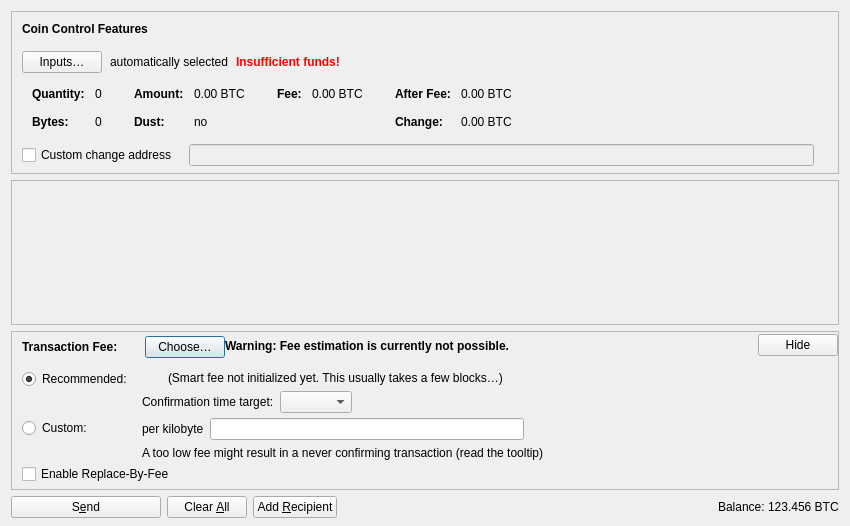
<?xml version="1.0" encoding="UTF-8"?>
<ui version="4.0">
 <class>SendCoinsDialog</class>
 <widget class="QDialog" name="SendCoinsDialog">
  <property name="geometry">
   <rect>
    <x>0</x>
    <y>0</y>
    <width>850</width>
    <height>526</height>
   </rect>
  </property>
  <property name="windowTitle">
   <string>Send Coins</string>
  </property>
  <layout class="QVBoxLayout" name="verticalLayout" stretch="0,1,0,0">
   <property name="bottomMargin">
    <number>8</number>
   </property>
   <item>
    <widget class="QFrame" name="frameCoinControl">
     <property name="sizePolicy">
      <sizepolicy hsizetype="Expanding" vsizetype="Expanding">
       <horstretch>0</horstretch>
       <verstretch>0</verstretch>
      </sizepolicy>
     </property>
     <property name="maximumSize">
      <size>
       <width>16777215</width>
       <height>16777215</height>
      </size>
     </property>
     <property name="frameShape">
      <enum>QFrame::StyledPanel</enum>
     </property>
     <property name="frameShadow">
      <enum>QFrame::Sunken</enum>
     </property>
     <layout class="QVBoxLayout" name="verticalLayoutCoinControl2">
      <property name="spacing">
       <number>0</number>
      </property>
      <property name="leftMargin">
       <number>0</number>
      </property>
      <property name="topMargin">
       <number>0</number>
      </property>
      <property name="rightMargin">
       <number>0</number>
      </property>
      <property name="bottomMargin">
       <number>6</number>
      </property>
      <item>
       <layout class="QVBoxLayout" name="verticalLayoutCoinControl" stretch="0,0,0,0,1">
        <property name="spacing">
         <number>0</number>
        </property>
        <property name="leftMargin">
         <number>10</number>
        </property>
        <property name="topMargin">
         <number>10</number>
        </property>
        <item>
         <layout class="QHBoxLayout" name="horizontalLayoutCoinControl1">
          <property name="bottomMargin">
           <number>15</number>
          </property>
          <item>
           <widget class="QLabel" name="labelCoinControlFeatures">
            <property name="sizePolicy">
             <sizepolicy hsizetype="Preferred" vsizetype="Maximum">
              <horstretch>0</horstretch>
              <verstretch>0</verstretch>
             </sizepolicy>
            </property>
            <property name="font">
             <font>
              <weight>75</weight>
              <bold>true</bold>
             </font>
            </property>
            <property name="styleSheet">
             <string notr="true">font-weight:bold;</string>
            </property>
            <property name="text">
             <string>Coin Control Features</string>
            </property>
           </widget>
          </item>
         </layout>
        </item>
        <item>
         <layout class="QHBoxLayout" name="horizontalLayoutCoinControl2" stretch="0,0,0,0">
          <property name="spacing">
           <number>8</number>
          </property>
          <property name="bottomMargin">
           <number>10</number>
          </property>
          <item>
           <widget class="QPushButton" name="pushButtonCoinControl">
            <property name="styleSheet">
             <string notr="true"/>
            </property>
            <property name="text">
             <string>Inputs…</string>
            </property>
            <property name="autoDefault">
             <bool>false</bool>
            </property>
           </widget>
          </item>
          <item>
           <widget class="QLabel" name="labelCoinControlAutomaticallySelected">
            <property name="text">
             <string>automatically selected</string>
            </property>
            <property name="margin">
             <number>5</number>
            </property>
           </widget>
          </item>
          <item>
           <widget class="QLabel" name="labelCoinControlInsuffFunds">
            <property name="font">
             <font>
              <weight>75</weight>
              <bold>true</bold>
             </font>
            </property>
            <property name="styleSheet">
             <string notr="true">color:red;font-weight:bold;</string>
            </property>
            <property name="text">
             <string>Insufficient funds!</string>
            </property>
            <property name="margin">
             <number>5</number>
            </property>
           </widget>
          </item>
          <item>
           <spacer name="horizontalSpacerCoinControl">
            <property name="orientation">
             <enum>Qt::Horizontal</enum>
            </property>
            <property name="sizeHint" stdset="0">
             <size>
              <width>40</width>
              <height>1</height>
             </size>
            </property>
           </spacer>
          </item>
         </layout>
        </item>
        <item>
         <widget class="QWidget" name="widgetCoinControl" native="true">
          <property name="sizePolicy">
           <sizepolicy hsizetype="Preferred" vsizetype="Preferred">
            <horstretch>0</horstretch>
            <verstretch>0</verstretch>
           </sizepolicy>
          </property>
          <property name="minimumSize">
           <size>
            <width>0</width>
            <height>0</height>
           </size>
          </property>
          <property name="styleSheet">
           <string notr="true"/>
          </property>
          <layout class="QHBoxLayout" name="horizontalLayoutCoinControl5">
           <property name="leftMargin">
            <number>0</number>
           </property>
           <property name="topMargin">
            <number>0</number>
           </property>
           <property name="rightMargin">
            <number>0</number>
           </property>
           <property name="bottomMargin">
            <number>0</number>
           </property>
           <item>
            <layout class="QHBoxLayout" name="horizontalLayoutCoinControl3" stretch="0,0,0,1">
             <property name="spacing">
              <number>20</number>
             </property>
             <property name="topMargin">
              <number>0</number>
             </property>
             <property name="bottomMargin">
              <number>10</number>
             </property>
             <item>
              <layout class="QFormLayout" name="formLayoutCoinControl1">
               <property name="horizontalSpacing">
                <number>10</number>
               </property>
               <property name="verticalSpacing">
                <number>14</number>
               </property>
               <property name="leftMargin">
                <number>10</number>
               </property>
               <property name="topMargin">
                <number>4</number>
               </property>
               <property name="rightMargin">
                <number>6</number>
               </property>
               <item row="0" column="0">
                <widget class="QLabel" name="labelCoinControlQuantityText">
                 <property name="font">
                  <font>
                   <weight>75</weight>
                   <bold>true</bold>
                  </font>
                 </property>
                 <property name="text">
                  <string>Quantity:</string>
                 </property>
                 <property name="margin">
                  <number>0</number>
                 </property>
                </widget>
               </item>
               <item row="0" column="1">
                <widget class="QLabel" name="labelCoinControlQuantity">
                 <property name="cursor">
                  <cursorShape>IBeamCursor</cursorShape>
                 </property>
                 <property name="contextMenuPolicy">
                  <enum>Qt::ActionsContextMenu</enum>
                 </property>
                 <property name="text">
                  <string notr="true">0</string>
                 </property>
                 <property name="margin">
                  <number>0</number>
                 </property>
                 <property name="textInteractionFlags">
                  <set>Qt::LinksAccessibleByMouse|Qt::TextSelectableByKeyboard|Qt::TextSelectableByMouse</set>
                 </property>
                </widget>
               </item>
               <item row="1" column="0">
                <widget class="QLabel" name="labelCoinControlBytesText">
                 <property name="font">
                  <font>
                   <weight>75</weight>
                   <bold>true</bold>
                  </font>
                 </property>
                 <property name="text">
                  <string>Bytes:</string>
                 </property>
                </widget>
               </item>
               <item row="1" column="1">
                <widget class="QLabel" name="labelCoinControlBytes">
                 <property name="cursor">
                  <cursorShape>IBeamCursor</cursorShape>
                 </property>
                 <property name="contextMenuPolicy">
                  <enum>Qt::ActionsContextMenu</enum>
                 </property>
                 <property name="text">
                  <string notr="true">0</string>
                 </property>
                 <property name="textInteractionFlags">
                  <set>Qt::LinksAccessibleByMouse|Qt::TextSelectableByKeyboard|Qt::TextSelectableByMouse</set>
                 </property>
                </widget>
               </item>
              </layout>
             </item>
             <item>
              <layout class="QFormLayout" name="formLayoutCoinControl2">
               <property name="horizontalSpacing">
                <number>10</number>
               </property>
               <property name="verticalSpacing">
                <number>14</number>
               </property>
               <property name="leftMargin">
                <number>6</number>
               </property>
               <property name="topMargin">
                <number>4</number>
               </property>
               <property name="rightMargin">
                <number>6</number>
               </property>
               <item row="0" column="0">
                <widget class="QLabel" name="labelCoinControlAmountText">
                 <property name="font">
                  <font>
                   <weight>75</weight>
                   <bold>true</bold>
                  </font>
                 </property>
                 <property name="text">
                  <string>Amount:</string>
                 </property>
                 <property name="margin">
                  <number>0</number>
                 </property>
                </widget>
               </item>
               <item row="0" column="1">
                <widget class="QLabel" name="labelCoinControlAmount">
                 <property name="cursor">
                  <cursorShape>IBeamCursor</cursorShape>
                 </property>
                 <property name="contextMenuPolicy">
                  <enum>Qt::ActionsContextMenu</enum>
                 </property>
                 <property name="text">
                  <string notr="true">0.00 BTC</string>
                 </property>
                 <property name="textInteractionFlags">
                  <set>Qt::LinksAccessibleByMouse|Qt::TextSelectableByKeyboard|Qt::TextSelectableByMouse</set>
                 </property>
                </widget>
               </item>
               <item row="1" column="0">
                <widget class="QLabel" name="labelCoinControlLowOutputText">
                 <property name="font">
                  <font>
                   <weight>75</weight>
                   <bold>true</bold>
                  </font>
                 </property>
                 <property name="text">
                  <string>Dust:</string>
                 </property>
                </widget>
               </item>
               <item row="1" column="1">
                <widget class="QLabel" name="labelCoinControlLowOutput">
                 <property name="cursor">
                  <cursorShape>IBeamCursor</cursorShape>
                 </property>
                 <property name="contextMenuPolicy">
                  <enum>Qt::ActionsContextMenu</enum>
                 </property>
                 <property name="text">
                  <string notr="true">no</string>
                 </property>
                 <property name="textInteractionFlags">
                  <set>Qt::LinksAccessibleByMouse|Qt::TextSelectableByKeyboard|Qt::TextSelectableByMouse</set>
                 </property>
                </widget>
               </item>
              </layout>
             </item>
             <item>
              <layout class="QFormLayout" name="formLayoutCoinControl3">
               <property name="horizontalSpacing">
                <number>10</number>
               </property>
               <property name="verticalSpacing">
                <number>14</number>
               </property>
               <property name="leftMargin">
                <number>6</number>
               </property>
               <property name="topMargin">
                <number>4</number>
               </property>
               <property name="rightMargin">
                <number>6</number>
               </property>
               <item row="0" column="0">
                <widget class="QLabel" name="labelCoinControlFeeText">
                 <property name="font">
                  <font>
                   <weight>75</weight>
                   <bold>true</bold>
                  </font>
                 </property>
                 <property name="text">
                  <string>Fee:</string>
                 </property>
                 <property name="margin">
                  <number>0</number>
                 </property>
                </widget>
               </item>
               <item row="0" column="1">
                <widget class="QLabel" name="labelCoinControlFee">
                 <property name="cursor">
                  <cursorShape>IBeamCursor</cursorShape>
                 </property>
                 <property name="contextMenuPolicy">
                  <enum>Qt::ActionsContextMenu</enum>
                 </property>
                 <property name="text">
                  <string notr="true">0.00 BTC</string>
                 </property>
                 <property name="textInteractionFlags">
                  <set>Qt::LinksAccessibleByMouse|Qt::TextSelectableByKeyboard|Qt::TextSelectableByMouse</set>
                 </property>
                </widget>
               </item>
              </layout>
             </item>
             <item>
              <layout class="QFormLayout" name="formLayoutCoinControl4">
               <property name="horizontalSpacing">
                <number>10</number>
               </property>
               <property name="verticalSpacing">
                <number>14</number>
               </property>
               <property name="leftMargin">
                <number>6</number>
               </property>
               <property name="topMargin">
                <number>4</number>
               </property>
               <property name="rightMargin">
                <number>6</number>
               </property>
               <item row="0" column="0">
                <widget class="QLabel" name="labelCoinControlAfterFeeText">
                 <property name="font">
                  <font>
                   <weight>75</weight>
                   <bold>true</bold>
                  </font>
                 </property>
                 <property name="text">
                  <string>After Fee:</string>
                 </property>
                 <property name="margin">
                  <number>0</number>
                 </property>
                </widget>
               </item>
               <item row="0" column="1">
                <widget class="QLabel" name="labelCoinControlAfterFee">
                 <property name="cursor">
                  <cursorShape>IBeamCursor</cursorShape>
                 </property>
                 <property name="contextMenuPolicy">
                  <enum>Qt::ActionsContextMenu</enum>
                 </property>
                 <property name="text">
                  <string notr="true">0.00 BTC</string>
                 </property>
                 <property name="textInteractionFlags">
                  <set>Qt::LinksAccessibleByMouse|Qt::TextSelectableByKeyboard|Qt::TextSelectableByMouse</set>
                 </property>
                </widget>
               </item>
               <item row="1" column="0">
                <widget class="QLabel" name="labelCoinControlChangeText">
                 <property name="font">
                  <font>
                   <weight>75</weight>
                   <bold>true</bold>
                  </font>
                 </property>
                 <property name="text">
                  <string>Change:</string>
                 </property>
                </widget>
               </item>
               <item row="1" column="1">
                <widget class="QLabel" name="labelCoinControlChange">
                 <property name="cursor">
                  <cursorShape>IBeamCursor</cursorShape>
                 </property>
                 <property name="contextMenuPolicy">
                  <enum>Qt::ActionsContextMenu</enum>
                 </property>
                 <property name="text">
                  <string notr="true">0.00 BTC</string>
                 </property>
                 <property name="textInteractionFlags">
                  <set>Qt::LinksAccessibleByMouse|Qt::TextSelectableByKeyboard|Qt::TextSelectableByMouse</set>
                 </property>
                </widget>
               </item>
              </layout>
             </item>
            </layout>
           </item>
          </layout>
         </widget>
        </item>
        <item>
         <layout class="QHBoxLayout" name="horizontalLayoutCoinControl4" stretch="0,0,0">
          <property name="spacing">
           <number>12</number>
          </property>
          <property name="sizeConstraint">
           <enum>QLayout::SetDefaultConstraint</enum>
          </property>
          <property name="topMargin">
           <number>5</number>
          </property>
          <property name="rightMargin">
           <number>5</number>
          </property>
          <item>
           <widget class="QCheckBox" name="checkBoxCoinControlChange">
            <property name="toolTip">
             <string>If this is activated, but the change address is empty or invalid, change will be sent to a newly generated address.</string>
            </property>
            <property name="text">
             <string>Custom change address</string>
            </property>
           </widget>
          </item>
          <item>
           <widget class="QValidatedLineEdit" name="lineEditCoinControlChange">
            <property name="enabled">
             <bool>false</bool>
            </property>
            <property name="sizePolicy">
             <sizepolicy hsizetype="Expanding" vsizetype="Fixed">
              <horstretch>0</horstretch>
              <verstretch>0</verstretch>
             </sizepolicy>
            </property>
           </widget>
          </item>
          <item>
           <widget class="QLabel" name="labelCoinControlChangeLabel">
            <property name="sizePolicy">
             <sizepolicy hsizetype="Preferred" vsizetype="Expanding">
              <horstretch>0</horstretch>
              <verstretch>0</verstretch>
             </sizepolicy>
            </property>
            <property name="minimumSize">
             <size>
              <width>0</width>
              <height>0</height>
             </size>
            </property>
            <property name="text">
             <string/>
            </property>
            <property name="margin">
             <number>3</number>
            </property>
           </widget>
          </item>
         </layout>
        </item>
        <item>
         <spacer name="verticalSpacerCoinControl">
          <property name="orientation">
           <enum>Qt::Vertical</enum>
          </property>
          <property name="sizeHint" stdset="0">
           <size>
            <width>800</width>
            <height>1</height>
           </size>
          </property>
         </spacer>
        </item>
       </layout>
      </item>
     </layout>
    </widget>
   </item>
   <item>
    <widget class="QScrollArea" name="scrollArea">
     <property name="widgetResizable">
      <bool>true</bool>
     </property>
     <widget class="QWidget" name="scrollAreaWidgetContents">
      <property name="geometry">
       <rect>
        <x>0</x>
        <y>0</y>
        <width>830</width>
        <height>104</height>
       </rect>
      </property>
      <layout class="QVBoxLayout" name="verticalLayout_2" stretch="0,1">
       <property name="leftMargin">
        <number>0</number>
       </property>
       <property name="topMargin">
        <number>0</number>
       </property>
       <property name="rightMargin">
        <number>0</number>
       </property>
       <property name="bottomMargin">
        <number>0</number>
       </property>
       <item>
        <layout class="QVBoxLayout" name="entries">
         <property name="spacing">
          <number>6</number>
         </property>
        </layout>
       </item>
       <item>
        <spacer name="verticalSpacer">
         <property name="orientation">
          <enum>Qt::Vertical</enum>
         </property>
         <property name="sizeHint" stdset="0">
          <size>
           <width>20</width>
           <height>40</height>
          </size>
         </property>
        </spacer>
       </item>
      </layout>
     </widget>
    </widget>
   </item>
   <item>
    <widget class="QFrame" name="frameFee">
     <property name="sizePolicy">
      <sizepolicy hsizetype="Expanding" vsizetype="Expanding">
       <horstretch>0</horstretch>
       <verstretch>0</verstretch>
      </sizepolicy>
     </property>
     <property name="maximumSize">
      <size>
       <width>16777215</width>
       <height>16777215</height>
      </size>
     </property>
     <property name="frameShape">
      <enum>QFrame::StyledPanel</enum>
     </property>
     <property name="frameShadow">
      <enum>QFrame::Sunken</enum>
     </property>
     <layout class="QVBoxLayout" name="verticalLayoutFee1">
      <property name="spacing">
       <number>0</number>
      </property>
      <property name="leftMargin">
       <number>0</number>
      </property>
      <property name="topMargin">
       <number>0</number>
      </property>
      <property name="rightMargin">
       <number>0</number>
      </property>
      <property name="bottomMargin">
       <number>0</number>
      </property>
      <item>
       <layout class="QVBoxLayout" name="verticalLayoutFee2" stretch="0,0,0">
        <property name="spacing">
         <number>0</number>
        </property>
        <property name="leftMargin">
         <number>10</number>
        </property>
        <property name="topMargin">
         <number>0</number>
        </property>
        <item>
         <layout class="QHBoxLayout" name="horizontalLayoutFee1">
          <property name="bottomMargin">
           <number>0</number>
          </property>
          <item>
           <layout class="QVBoxLayout" name="verticalLayoutFee7">
            <property name="spacing">
             <number>0</number>
            </property>
            <item>
             <spacer name="verticalSpacerSmartFee">
              <property name="orientation">
               <enum>Qt::Vertical</enum>
              </property>
              <property name="sizeType">
               <enum>QSizePolicy::Fixed</enum>
              </property>
              <property name="sizeHint" stdset="0">
               <size>
                <width>1</width>
                <height>4</height>
               </size>
              </property>
             </spacer>
            </item>
            <item>
             <layout class="QHBoxLayout" name="horizontalLayoutSmartFee">
              <property name="spacing">
               <number>10</number>
              </property>
              <item>
               <widget class="QLabel" name="labelFeeHeadline">
                <property name="sizePolicy">
                 <sizepolicy hsizetype="Preferred" vsizetype="Maximum">
                  <horstretch>0</horstretch>
                  <verstretch>0</verstretch>
                 </sizepolicy>
                </property>
                <property name="font">
                 <font>
                  <weight>75</weight>
                  <bold>true</bold>
                 </font>
                </property>
                <property name="styleSheet">
                 <string notr="true">font-weight:bold;</string>
                </property>
                <property name="text">
                 <string>Transaction Fee:</string>
                </property>
               </widget>
              </item>
              <item>
               <widget class="QLabel" name="labelFeeMinimized">
                <property name="text">
                 <string/>
                </property>
               </widget>
              </item>
              <item>
               <widget class="QPushButton" name="buttonChooseFee">
                <property name="text">
                 <string>Choose…</string>
                </property>
               </widget>
              </item>
             </layout>
            </item>
            <item>
             <spacer name="verticalSpacer_5">
              <property name="orientation">
               <enum>Qt::Vertical</enum>
              </property>
              <property name="sizeHint" stdset="0">
               <size>
                <width>1</width>
                <height>1</height>
               </size>
              </property>
             </spacer>
            </item>
           </layout>
          </item>
          <item>
           <widget class="QLabel" name="fallbackFeeWarningLabel">
            <property name="toolTip">
             <string>Using the fallbackfee can result in sending a transaction that will take several hours or days (or never) to confirm. Consider choosing your fee manually or wait until you have validated the complete chain.</string>
            </property>
            <property name="font">
            <font>
                <weight>75</weight>
                <bold>true</bold>
            </font>
            </property>
            <property name="text">
             <string>Warning: Fee estimation is currently not possible.</string>
            </property>
            <property name="wordWrap">
             <bool>false</bool>
            </property>
           </widget>
          </item>
          <item>
           <spacer name="horizontalSpacer_4">
            <property name="orientation">
             <enum>Qt::Horizontal</enum>
            </property>
            <property name="sizeType">
             <enum>QSizePolicy::MinimumExpanding</enum>
            </property>
            <property name="sizeHint" stdset="0">
             <size>
              <width>40</width>
              <height>20</height>
             </size>
            </property>
           </spacer>
          </item>
          <item>
           <widget class="QPushButton" name="buttonMinimizeFee">
            <property name="toolTip">
             <string>Hide transaction fee settings</string>
            </property>
            <property name="text">
             <string>Hide</string>
            </property>
           </widget>
          </item>
         </layout>
        </item>
        <item>
         <widget class="QFrame" name="frameFeeSelection">
          <layout class="QVBoxLayout" name="verticalLayoutFee12">
           <property name="spacing">
            <number>0</number>
           </property>
           <property name="leftMargin">
            <number>0</number>
           </property>
           <property name="topMargin">
            <number>0</number>
           </property>
           <property name="rightMargin">
            <number>0</number>
           </property>
           <property name="bottomMargin">
            <number>0</number>
           </property>
           <item>
            <layout class="QGridLayout" name="gridLayoutFee">
             <property name="topMargin">
              <number>10</number>
             </property>
             <property name="bottomMargin">
              <number>4</number>
             </property>
             <property name="horizontalSpacing">
              <number>10</number>
             </property>
             <property name="verticalSpacing">
              <number>4</number>
             </property>
             <item row="1" column="1">
              <layout class="QVBoxLayout" name="verticalLayoutFee8">
               <property name="spacing">
                <number>6</number>
               </property>
               <item>
                <layout class="QHBoxLayout" name="horizontalLayoutFee13">
                 <item>
                  <widget class="QLabel" name="labelCustomPerKilobyte">
                   <property name="toolTip">
                    <string>Specify a custom fee per kB (1,000 bytes) of the transaction's virtual size.

Note:  Since the fee is calculated on a per-byte basis, a fee rate of "100 satoshis per kvB" for a transaction size of 500 virtual bytes (half of 1 kvB) would ultimately yield a fee of only 50 satoshis.</string>
                   </property>
                   <property name="text">
                    <string>per kilobyte</string>
                   </property>
                  </widget>
                 </item>
                 <item>
                  <widget class="worldwidewebAmountField" name="customFee"/>
                 </item>
                 <item>
                  <spacer name="horizontalSpacer_6">
                   <property name="orientation">
                    <enum>Qt::Horizontal</enum>
                   </property>
                   <property name="sizeHint" stdset="0">
                    <size>
                     <width>1</width>
                     <height>1</height>
                    </size>
                   </property>
                  </spacer>
                 </item>
                </layout>
               </item>
               <item>
                <layout class="QHBoxLayout" name="horizontalLayoutFee8">
                 <item>
                  <widget class="QLabel" name="labelCustomFeeWarning">
                   <property name="enabled">
                    <bool>true</bool>
                   </property>
                   <property name="toolTip">
                    <string>When there is less transaction volume than space in the blocks, miners as well as relaying nodes may enforce a minimum fee. Paying only this minimum fee is just fine, but be aware that this can result in a never confirming transaction once there is more demand for worldwideweb transactions than the network can process.</string>
                   </property>
                   <property name="text">
                    <string>A too low fee might result in a never confirming transaction (read the tooltip)</string>
                   </property>
                  </widget>
                 </item>
                 <item>
                  <spacer name="horizontalSpacer_2">
                   <property name="orientation">
                    <enum>Qt::Horizontal</enum>
                   </property>
                   <property name="sizeHint" stdset="0">
                    <size>
                     <width>1</width>
                     <height>1</height>
                    </size>
                   </property>
                  </spacer>
                 </item>
                </layout>
               </item>
              </layout>
             </item>
             <item row="0" column="0">
              <layout class="QVBoxLayout" name="verticalLayoutFee4" stretch="0,1">
               <item>
                <widget class="QRadioButton" name="radioSmartFee">
                 <property name="text">
                  <string>Recommended:</string>
                 </property>
                 <property name="checked">
                  <bool>true</bool>
                 </property>
                 <attribute name="buttonGroup">
                  <string notr="true">groupFee</string>
                 </attribute>
                </widget>
               </item>
               <item>
                <spacer name="verticalSpacer_2">
                 <property name="orientation">
                  <enum>Qt::Vertical</enum>
                 </property>
                 <property name="sizeHint" stdset="0">
                  <size>
                   <width>1</width>
                   <height>1</height>
                  </size>
                 </property>
                </spacer>
               </item>
              </layout>
             </item>
             <item row="1" column="0">
              <layout class="QVBoxLayout" name="verticalLayoutFee9" stretch="0,1">
               <item>
                <widget class="QRadioButton" name="radioCustomFee">
                 <property name="text">
                  <string>Custom:</string>
                 </property>
                 <attribute name="buttonGroup">
                  <string notr="true">groupFee</string>
                 </attribute>
                </widget>
               </item>
               <item>
                <spacer name="verticalSpacer_6">
                 <property name="orientation">
                  <enum>Qt::Vertical</enum>
                 </property>
                 <property name="sizeHint" stdset="0">
                  <size>
                   <width>1</width>
                   <height>1</height>
                  </size>
                 </property>
                </spacer>
               </item>
              </layout>
             </item>
             <item row="0" column="1">
              <layout class="QVBoxLayout" name="verticalLayoutFee3" stretch="0,0,1">
               <property name="spacing">
                <number>6</number>
               </property>
               <property name="topMargin">
                <number>2</number>
               </property>
               <item>
                <layout class="QHBoxLayout" name="horizontalLayoutFee12">
                 <item>
                  <widget class="QLabel" name="labelSmartFee">
                   <property name="text">
                    <string/>
                   </property>
                  </widget>
                 </item>
                 <item>
                  <widget class="QLabel" name="labelFeeEstimation">
                   <property name="text">
                    <string/>
                   </property>
                  </widget>
                 </item>
                 <item>
                  <widget class="QLabel" name="labelSmartFee2">
                   <property name="text">
                    <string>(Smart fee not initialized yet. This usually takes a few blocks…)</string>
                   </property>
                  </widget>
                 </item>
                 <item>
                  <spacer name="horizontalSpacer_5">
                   <property name="orientation">
                    <enum>Qt::Horizontal</enum>
                   </property>
                   <property name="sizeHint" stdset="0">
                    <size>
                     <width>1</width>
                     <height>1</height>
                    </size>
                   </property>
                  </spacer>
                 </item>
                </layout>
               </item>
               <item>
                <layout class="QHBoxLayout" name="horizontalLayoutFee9">
                 <item>
                  <layout class="QVBoxLayout" name="verticalLayoutFee6">
                   <item>
                    <widget class="QLabel" name="labelSmartFee3">
                     <property name="text">
                      <string>Confirmation time target:</string>
                     </property>
                    </widget>
                   </item>
                  </layout>
                 </item>
                 <item>
                  <layout class="QVBoxLayout" name="verticalLayoutFee5">
                   <property name="rightMargin">
                    <number>30</number>
                   </property>
                   <item>
                    <layout class="QHBoxLayout" name="horizontalLayoutConfTarget">
                     <property name="bottomMargin">
                      <number>0</number>
                     </property>
                     <item>
                      <widget class="QComboBox" name="confTargetSelector"/>
                     </item>
                     <item>
                      <spacer name="horizontalSpacerConfTarget">
                       <property name="orientation">
                        <enum>Qt::Horizontal</enum>
                       </property>
                       <property name="sizeHint" stdset="0">
                        <size>
                         <width>40</width>
                         <height>20</height>
                        </size>
                       </property>
                      </spacer>
                     </item>
                    </layout>
                   </item>
                  </layout>
                 </item>
                </layout>
               </item>
               <item>
                <spacer name="verticalSpacer_4">
                 <property name="orientation">
                  <enum>Qt::Vertical</enum>
                 </property>
                 <property name="sizeHint" stdset="0">
                  <size>
                   <width>1</width>
                   <height>1</height>
                  </size>
                 </property>
                </spacer>
               </item>
              </layout>
             </item>
            </layout>
           </item>
           <item>
            <widget class="QCheckBox" name="optInRBF">
             <property name="text">
              <string>Enable Replace-By-Fee</string>
             </property>
             <property name="toolTip">
              <string>With Replace-By-Fee (BIP-125) you can increase a transaction's fee after it is sent. Without this, a higher fee may be recommended to compensate for increased transaction delay risk.</string>
             </property>
            </widget>
           </item>
          </layout>
         </widget>
        </item>
        <item>
         <spacer name="verticalSpacerFee">
          <property name="orientation">
           <enum>Qt::Vertical</enum>
          </property>
          <property name="sizeHint" stdset="0">
           <size>
            <width>40</width>
            <height>5</height>
           </size>
          </property>
         </spacer>
        </item>
       </layout>
      </item>
     </layout>
    </widget>
   </item>
   <item>
    <layout class="QHBoxLayout" name="horizontalLayout">
     <item>
      <widget class="QPushButton" name="sendButton">
       <property name="minimumSize">
        <size>
         <width>150</width>
         <height>0</height>
        </size>
       </property>
       <property name="toolTip">
        <string>Confirm the send action</string>
       </property>
       <property name="text">
        <string>S&amp;end</string>
       </property>
       <property name="icon">
        <iconset resource="../worldwideweb.qrc">
         <normaloff>:/icons/send</normaloff>:/icons/send</iconset>
       </property>
       <property name="autoDefault">
        <bool>false</bool>
       </property>
       <property name="default">
        <bool>false</bool>
       </property>
      </widget>
     </item>
     <item>
      <widget class="QPushButton" name="clearButton">
       <property name="sizePolicy">
        <sizepolicy hsizetype="Minimum" vsizetype="Fixed">
         <horstretch>0</horstretch>
         <verstretch>0</verstretch>
        </sizepolicy>
       </property>
       <property name="toolTip">
        <string>Clear all fields of the form.</string>
       </property>
       <property name="text">
        <string>Clear &amp;All</string>
       </property>
       <property name="icon">
        <iconset resource="../worldwideweb.qrc">
         <normaloff>:/icons/remove</normaloff>:/icons/remove</iconset>
       </property>
       <property name="autoDefault">
        <bool>false</bool>
       </property>
      </widget>
     </item>
     <item>
      <widget class="QPushButton" name="addButton">
       <property name="toolTip">
        <string>Send to multiple recipients at once</string>
       </property>
       <property name="text">
        <string>Add &amp;Recipient</string>
       </property>
       <property name="icon">
        <iconset resource="../worldwideweb.qrc">
         <normaloff>:/icons/add</normaloff>:/icons/add</iconset>
       </property>
       <property name="autoDefault">
        <bool>false</bool>
       </property>
      </widget>
     </item>
     <item>
      <spacer name="horizontalSpacer">
       <property name="orientation">
        <enum>Qt::Horizontal</enum>
       </property>
       <property name="sizeHint" stdset="0">
        <size>
         <width>40</width>
         <height>20</height>
        </size>
       </property>
      </spacer>
     </item>
     <item>
      <layout class="QHBoxLayout" name="horizontalLayout_2">
       <property name="spacing">
        <number>3</number>
       </property>
       <item>
        <widget class="QLabel" name="labelBalanceName">
         <property name="sizePolicy">
          <sizepolicy hsizetype="Preferred" vsizetype="Fixed">
           <horstretch>0</horstretch>
           <verstretch>0</verstretch>
          </sizepolicy>
         </property>
         <property name="text">
          <string>Balance:</string>
         </property>
        </widget>
       </item>
       <item>
        <widget class="QLabel" name="labelBalance">
         <property name="sizePolicy">
          <sizepolicy hsizetype="Preferred" vsizetype="Fixed">
           <horstretch>0</horstretch>
           <verstretch>0</verstretch>
          </sizepolicy>
         </property>
         <property name="cursor">
          <cursorShape>IBeamCursor</cursorShape>
         </property>
         <property name="text">
          <string notr="true">123.456 BTC</string>
         </property>
         <property name="textInteractionFlags">
          <set>Qt::LinksAccessibleByMouse|Qt::TextSelectableByKeyboard|Qt::TextSelectableByMouse</set>
         </property>
        </widget>
       </item>
      </layout>
     </item>
    </layout>
   </item>
  </layout>
 </widget>
 <customwidgets>
  <customwidget>
   <class>QValidatedLineEdit</class>
   <extends>QLineEdit</extends>
   <header>qt/qvalidatedlineedit.h</header>
  </customwidget>
  <customwidget>
   <class>worldwidewebAmountField</class>
   <extends>QLineEdit</extends>
   <header>qt/worldwidewebamountfield.h</header>
   <container>1</container>
  </customwidget>
 </customwidgets>
 <resources>
  <include location="../worldwideweb.qrc"/>
 </resources>
 <connections/>
 <buttongroups>
  <buttongroup name="groupFee"/>
 </buttongroups>
</ui>
